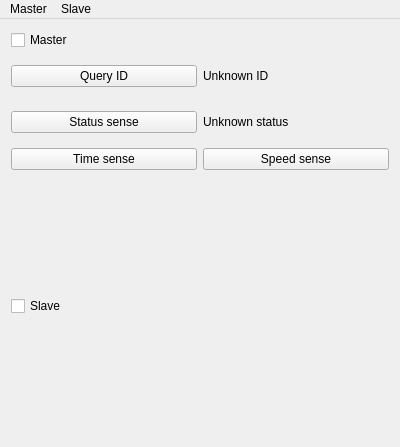
<?xml version="1.0" encoding="UTF-8"?>
<ui version="4.0">
 <class>MainWindow</class>
 <widget class="QMainWindow" name="MainWindow">
  <property name="geometry">
   <rect>
    <x>0</x>
    <y>0</y>
    <width>400</width>
    <height>447</height>
   </rect>
  </property>
  <property name="windowTitle">
   <string>SonyTest</string>
  </property>
  <widget class="QWidget" name="centralWidget">
   <layout class="QVBoxLayout" name="verticalLayout">
    <item>
     <widget class="QCheckBox" name="masterActiveCheck">
      <property name="text">
       <string>Master</string>
      </property>
     </widget>
    </item>
    <item>
     <layout class="QVBoxLayout" name="verticalLayout_2">
      <item>
       <layout class="QHBoxLayout" name="horizontalLayout_3">
        <item>
         <widget class="QPushButton" name="queryIdButton">
          <property name="text">
           <string>Query ID</string>
          </property>
         </widget>
        </item>
        <item>
         <widget class="QLabel" name="idLabel">
          <property name="text">
           <string>Unknown ID</string>
          </property>
         </widget>
        </item>
       </layout>
      </item>
      <item>
       <layout class="QHBoxLayout" name="horizontalLayout">
        <item>
         <widget class="QPushButton" name="statusSenseButton">
          <property name="text">
           <string>Status sense</string>
          </property>
         </widget>
        </item>
        <item>
         <widget class="QLabel" name="statusLabel">
          <property name="text">
           <string>Unknown status</string>
          </property>
         </widget>
        </item>
       </layout>
      </item>
      <item>
       <layout class="QHBoxLayout" name="horizontalLayout_4">
        <item>
         <widget class="QPushButton" name="timeSenseButton">
          <property name="text">
           <string>Time sense</string>
          </property>
         </widget>
        </item>
        <item>
         <widget class="QPushButton" name="speedSenseButton">
          <property name="text">
           <string>Speed sense</string>
          </property>
         </widget>
        </item>
       </layout>
      </item>
     </layout>
    </item>
    <item>
     <widget class="PhMediaPanel" name="masterPanel" native="true"/>
    </item>
    <item>
     <widget class="QCheckBox" name="slaveActiveCheck">
      <property name="text">
       <string>Slave</string>
      </property>
     </widget>
    </item>
    <item>
     <widget class="PhMediaPanel" name="slavePanel" native="true"/>
    </item>
   </layout>
  </widget>
  <widget class="QMenuBar" name="menuBar">
   <property name="geometry">
    <rect>
     <x>0</x>
     <y>0</y>
     <width>400</width>
     <height>22</height>
    </rect>
   </property>
   <widget class="QMenu" name="menuMaster">
    <property name="title">
     <string>Master</string>
    </property>
    <addaction name="actionMaster_GoTo"/>
    <addaction name="separator"/>
    <addaction name="actionMaster_Use_video_sync"/>
   </widget>
   <widget class="QMenu" name="menuSlave">
    <property name="title">
     <string>Slave</string>
    </property>
    <addaction name="actionSlave_GoTo"/>
    <addaction name="separator"/>
    <addaction name="actionSlave_Use_video_sync"/>
   </widget>
   <addaction name="menuMaster"/>
   <addaction name="menuSlave"/>
  </widget>
  <action name="actionMaster_GoTo">
   <property name="text">
    <string>Go to...</string>
   </property>
   <property name="shortcut">
    <string>Ctrl+G</string>
   </property>
  </action>
  <action name="actionSlave_GoTo">
   <property name="text">
    <string>Go to...</string>
   </property>
   <property name="shortcut">
    <string>Ctrl+K</string>
   </property>
  </action>
  <action name="actionSlave_Use_video_sync">
   <property name="checkable">
    <bool>true</bool>
   </property>
   <property name="checked">
    <bool>false</bool>
   </property>
   <property name="text">
    <string>Use video sync</string>
   </property>
  </action>
  <action name="actionMaster_Use_video_sync">
   <property name="checkable">
    <bool>true</bool>
   </property>
   <property name="checked">
    <bool>false</bool>
   </property>
   <property name="text">
    <string>Use video sync</string>
   </property>
  </action>
 </widget>
 <layoutdefault spacing="6" margin="11"/>
 <customwidgets>
  <customwidget>
   <class>PhMediaPanel</class>
   <extends>QWidget</extends>
   <header>PhCommonUI/PhMediaPanel.h</header>
   <container>1</container>
  </customwidget>
 </customwidgets>
 <resources/>
 <connections/>
</ui>
